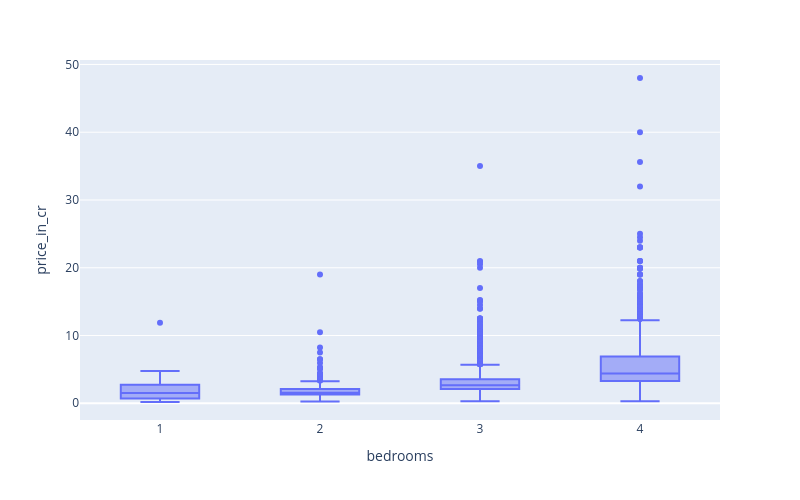

Write notebook code for a chart like this one.
### Markdown cell above
# 5. Side by Side Box Plot Comparison - Bedroom vs Price

### Code cell
filtered_bedroom = new_df[new_df['bedrooms']<=4]
fig = px.box(data_frame= filtered_bedroom, x ='bedrooms', y = 'price_in_cr')
fig.update_layout(width=800,
    height=500)

### Figure 1 — Plotly figure (JSON) as saved in the notebook; plotly's stock layout.template omitted (floating-point values rounded to 4 significant figures; data arrays with more than 128 entries replaced by an {"elided": "..."} marker saying what was removed)
{"data": [{"alignmentgroup": "True", "hovertemplate": "bedrooms=%{x}<br>price_in_cr=%{y}<extra></extra>", "legendgroup": "", "marker": {"color": "#636efa"}, "name": "", "notched": false, "offsetgroup": "", "orientation": "v", "showlegend": false, "type": "box", "x": {"elided": "4582 int values"}, "x0": " ", "xaxis": "x", "y": {"elided": "4582 float values"}, "y0": " ", "yaxis": "y"}], "layout": {"boxmode": "group", "height": 500, "legend": {"tracegroupgap": 0}, "margin": {"t": 60}, "width": 800, "xaxis": {"anchor": "y", "domain": [0, 1], "title": {"text": "bedrooms"}}, "yaxis": {"anchor": "x", "domain": [0, 1], "title": {"text": "price_in_cr"}}}}
